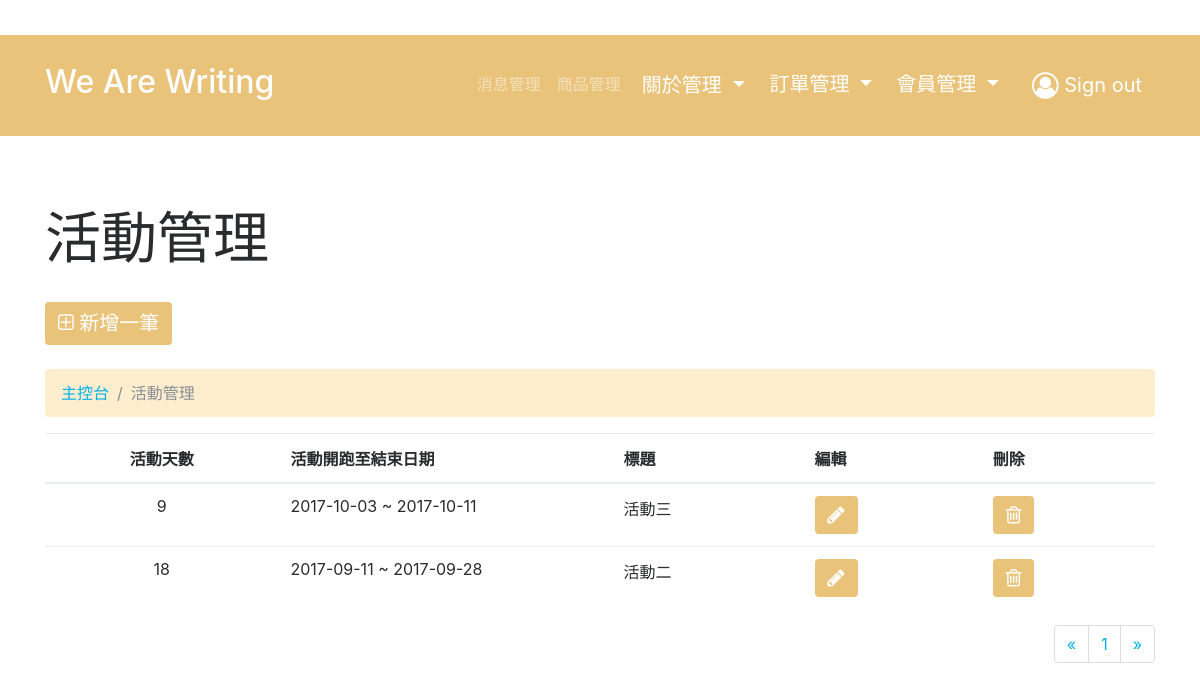
The app's page /admin/acts/list.php (signed in), older data.
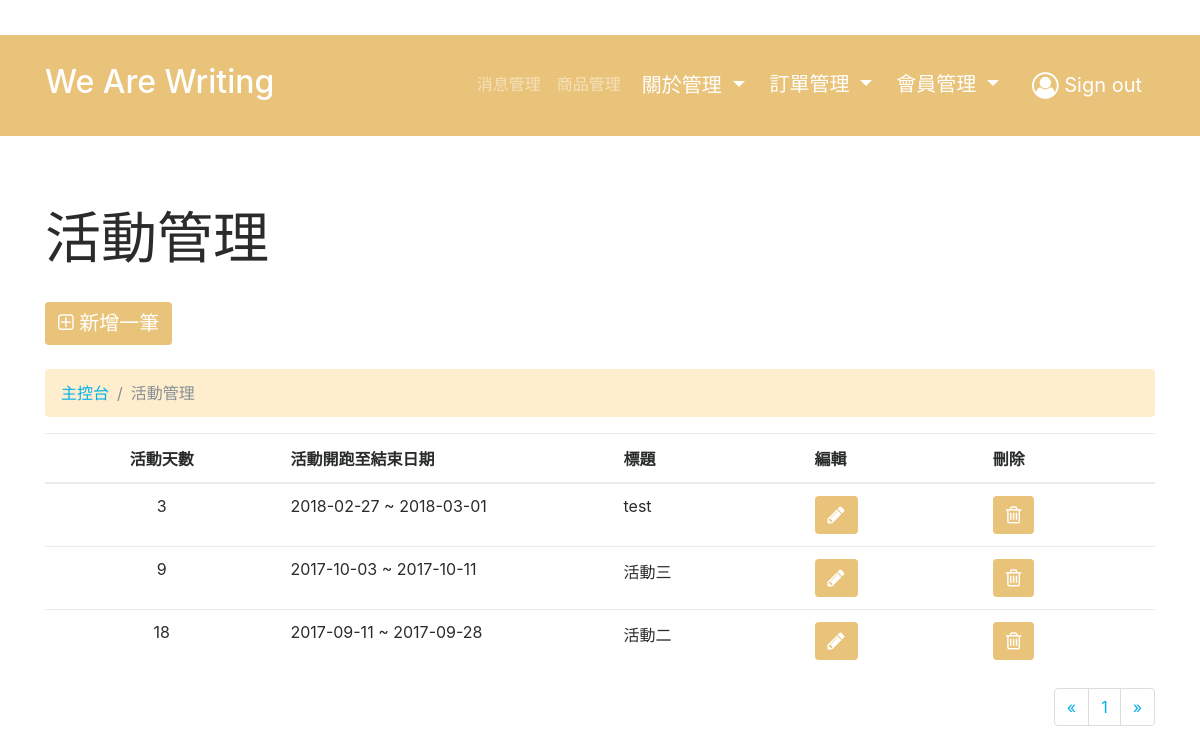
The same page, newer data.
### tables this page shows
CREATE TABLE `acts` (
  `actID` int(11) NOT NULL,
  `title` varchar(255) NOT NULL,
  `content` text NOT NULL,
  `start` varchar(255) NOT NULL,
  `happy_end` varchar(255) NOT NULL,
  `createdDate` varchar(255) DEFAULT NULL,
  `updatedDate` varchar(255) DEFAULT NULL,
  `author` varchar(255) NOT NULL
);

### admin/acts/list.php (the view, shortened to what this page needs)
<?php
require_once('../../asset/connection/database.php');
$limit = 10;
if (isset($_GET["page"])) { $page_num  = $_GET["page"]; } else { $page_num=1; };
$start_from = ($page_num-1) * $limit;
$sql = "SELECT * FROM acts ORDER BY happy_end DESC LIMIT ".$start_from.",".$limit;
$sth = $db->query($sql);
$acts = $sth->fetchALL(PDO::FETCH_ASSOC);
$totalRows = count($acts);
 ?>
<html>
<head>
<?php require_once('../template/header.php'); ?>
</head>
<body>
<?php require_once('../template/nav.php'); ?>
    <div class="py-5">
    <div class="container">
      <div class="row">
        <div class="col-md-12">
          <h1 class="display-4 my-4" contenteditable="true">活動管理</h1>
          <a class="btn btn-warning my-2" href="add.php"><i class="fa fa-plus-square-o" aria-hidden="true"></i> 新增一筆</a>
        </div>
      </div>
      <div class="row">
        <div class="col-md-12">
          <ul class="breadcrumb my-3" style="margin-bottom:0px;margin-top:0px">
            <li class="breadcrumb-item">
              <a href="list.php">主控台</a>
            </li>
            <li class="breadcrumb-item active">活動管理</li>
          </ul>
          <table class="table">
            <thead>
              <tr>
                <th style="text-align: center">活動天數</th>
                <th>活動開跑至結束日期</th>
                <th>標題</th>
                <th>編輯</th>
                <th>刪除</th>
              </tr>
            </thead>
            <tbody>
            <?php foreach ($acts as $row ) { ?>
              <tr>
                <td style="text-align: center">
                <?php
                  $begin = strtotime($row['happy_end']);
                  $end = strtotime($row['start']);
                  $HowLong = ($begin - $end) / 86400;
                  echo $HowLong+1;
                ?>
                </td>
                <td width=30%><?php echo $row['start']; ?> ~ <?php echo $row['happy_end']; ?></td>
                <td><?php echo $row['title']; ?></td>
                <td><a href="edit.php?actID=<?php echo $row['actID']; ?>" class="btn btn-warning" role="button"><i class="fa fa-pencil" aria-hidden="true"></i></a></td>
                <td><a href="delet.php?actID=<?php echo $row['actID']; ?>" class="btn btn-warning" role="button" onclick="if(!confirm('是否刪除此筆資料？')){return false;};"><i class="fa fa-trash-o" aria-hidden="true"></i></a></td>
              </tr>
            <?php } ?>
            </tbody>
          </table>
        </div>
      </div>
      <div class="row">
        <div class="col-md-12">
          <?php
            if($totalRows > 0){
              $sth = $db->query("SELECT * FROM acts ORDER BY happy_end DESC");
              $data_count = count($sth->fetchAll(PDO::FETCH_ASSOC));
              $totalpages = ceil($data_count / $limit );
          ?>
          <ul class="pagination float-right">
            <?php include_once("../template/page_num.php"); ?>
          </ul>
        <?php } ?>
        </div>
      </div>
  </div>
</body>
</html>

### admin/template/page_num.php
<?php if($page_num > 1){ ?>
<li class="page-item">
  <a class="page-link" href="list.php?page=<?php echo $page_num-1; ?>">«</a>
</li>
<?php }else{ ?>
<li class="page-item">
  <a class="page-link" href="#">«</a>
</li>
<?php } ?>
<?php for($i=1; $i<=$totalpages; $i++){ ?>
<li class="page-item">
  <a class="page-link" href="list.php?page=<?php echo $i; ?>"><?php echo $i; ?></a>
</li>
<?php } ?>
<?php if($page_num < $totalpages){ ?>
<li class="page-item">
  <a class="page-link" href="list.php?page=<?php echo $page_num+1; ?>">»</a>
</li>
<?php }else{ ?>
<li class="page-item">
  <a class="page-link" href="#">»</a>
</li>
<?php } ?>

Row changes from the older to the newer data that the page shows:
added acts: $HowLong+1 "3", start "2018-02-27", happy_end "2018-03-01", title "test"
